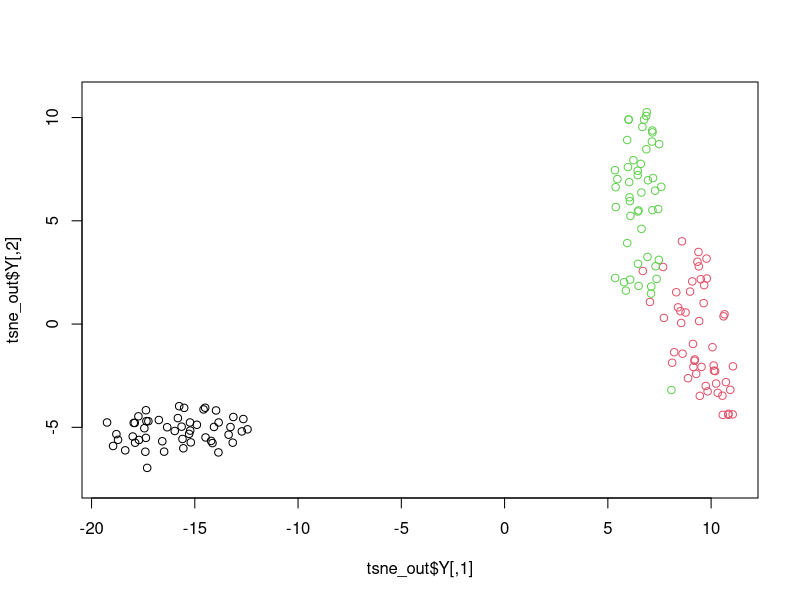

R code for this plot:
## ---- chunk 1
knitr::opts_chunk$set(
  collapse = TRUE,
  comment = "#>",
  fig.path = "README-"
)
## ---- chunk 2
library(Rtsne) # Load package
iris_unique <- unique(iris) # Remove duplicates
set.seed(42) # Sets seed for reproducibility
tsne_out <- Rtsne(as.matrix(iris_unique[,1:4])) # Run TSNE
plot(tsne_out$Y,col=iris_unique$Species,asp=1) # Plot the result
